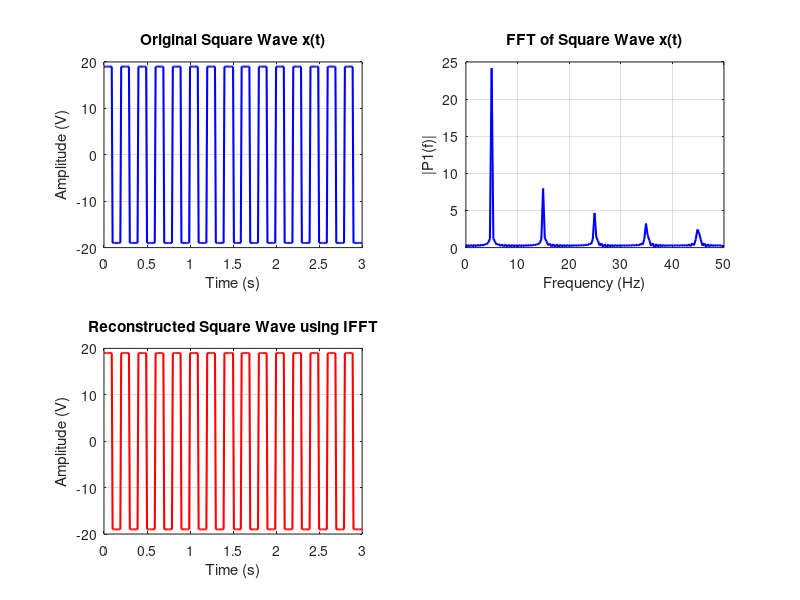

Write MATLAB code to recreate this figure.
pkg load signal;
t=0:0.01:3;
A=19;
F=5;
x_square=A*square(2*pi*F*t);

fft_x=fft(x_square);
L=length(t);

p2=abs(fft_x/L);
p1=p2(1:L/2+1);
p1(2:end-1)=2*p1(2:end-1);

Fs=1/0.01;
f=Fs*(0:(L/2))/L;

ifft_x = ifft(fft_x);

figure;
subplot(2,2,1)
plot(t, x_square, 'b', 'LineWidth', 1.5);
title('Original Square Wave x(t)');
xlabel('Time (s)');
ylabel('Amplitude (V)');
grid on;

subplot(2,2,2)
plot(f, p1, 'b', 'LineWidth', 1.5);
title('FFT of Square Wave x(t)');
xlabel('Frequency (Hz)');
ylabel('|P1(f)|');
grid on;

subplot(2,2,3)
plot(t, ifft_x, 'r', 'LineWidth', 1.5);
title('Reconstructed Square Wave using IFFT');
xlabel('Time (s)');
ylabel('Amplitude (V)');
grid on;
